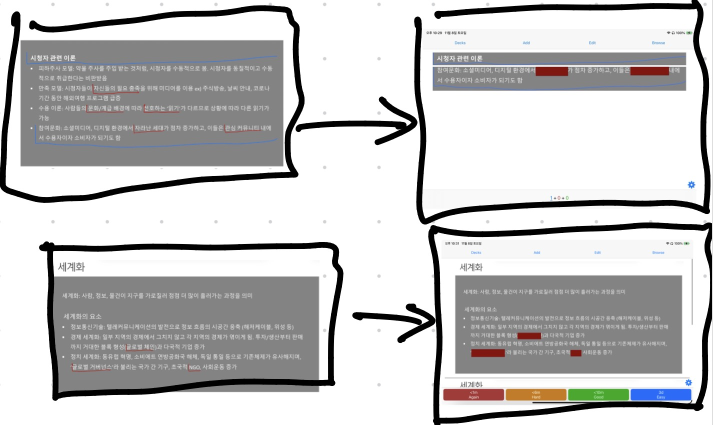
#> input picture 8BE0BA2A-886F-4DC2-803E-808B71D7F0AA_1_201_a.jpeg, 1425 x 849 px (shown at 1/2 size)
$ python -i anki_automation.py   (imports and definitions only)
#> lines starting #> are read from the running program, lines starting #| are printed output that depends on the picture; after the words box and inside, x2 and y2 are one past the last pixel; in counts of white or black regions, pixels touching at a corner belong together
#!/usr/bin/env python3

import genanki
import hashlib
import os
import csv
import shutil
from PIL import Image, ImageDraw
import cv2
import numpy as np

def boxing(image_input):
    """
    이미지에서 빨간색 영역을 찾아서 박스 처리합니다.

    Args:
        image_input: 파일 경로(str) 또는 PIL Image 객체

    Returns:
        박스가 그려진 PIL Image 객체
    """
    if isinstance(image_input, str):
        img = cv2.imread(image_input)
#> img is the input picture: shape (849, 1425, 3); mean B, G, R 195.9, 195.8, 196.2
        if img is None:
            raise FileNotFoundError(f"이미지를 찾을 수 없습니다: {image_input}")
        img_rgb_cv2 = cv2.cvtColor(img, cv2.COLOR_BGR2RGB)
        img_pil = Image.fromarray(img_rgb_cv2)
    elif isinstance(image_input, Image.Image):
        img_pil = image_input.convert("RGB")
        img_rgb_cv2 = np.array(img_pil)
        img = cv2.cvtColor(img_rgb_cv2, cv2.COLOR_RGB2BGR)
    else:
        raise TypeError("입력은 파일 경로(str) 또는 PIL Image 객체여야 합니다")

    hsv = cv2.cvtColor(img, cv2.COLOR_BGR2HSV)
#> hsv: shape (849, 1425, 3); mean H, S, V 6.8, 4, 197.3

    # 빨간색 범위 정의
    lower_red1 = np.array([0, 70, 50])
    upper_red1 = np.array([10, 255, 255])
    lower_red2 = np.array([170, 70, 50])
    upper_red2 = np.array([180, 255, 255])
    mask1 = cv2.inRange(hsv, lower_red1, upper_red1)
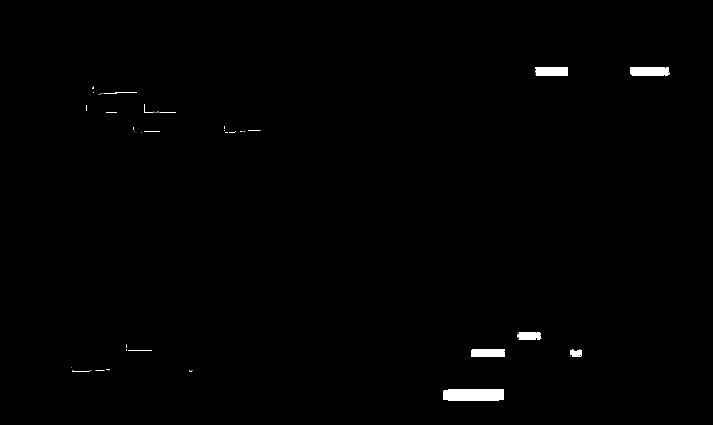
#> mask1: shape (849, 1425) (shown at 1/2 size); 0.65% white; 47 white regions (32 under 20 px), largest, box (x1, y1, x2, y2) and area: (887, 778, 1008, 801) 2737, (1260, 134, 1339, 151) 1305, (1071, 134, 1136, 152) 1161
    mask2 = cv2.inRange(hsv, lower_red2, upper_red2)
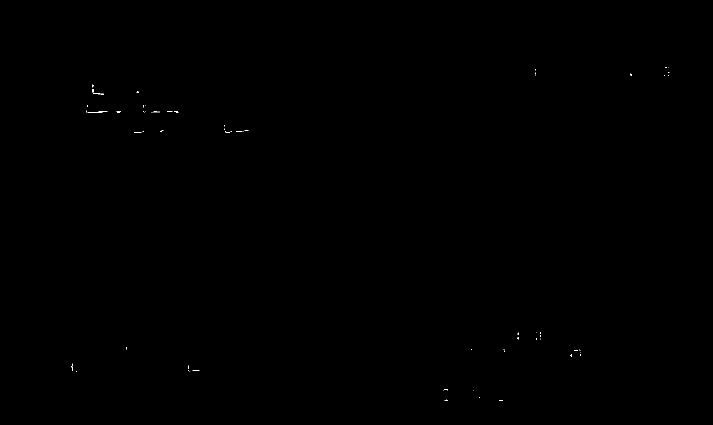
#> mask2: shape (849, 1425) (shown at 1/2 size); 0.04% white in thin lines or dots, all inside (x1, y1, x2, y2) = (143, 134, 1339, 801)
    mask = cv2.bitwise_or(mask1, mask2)
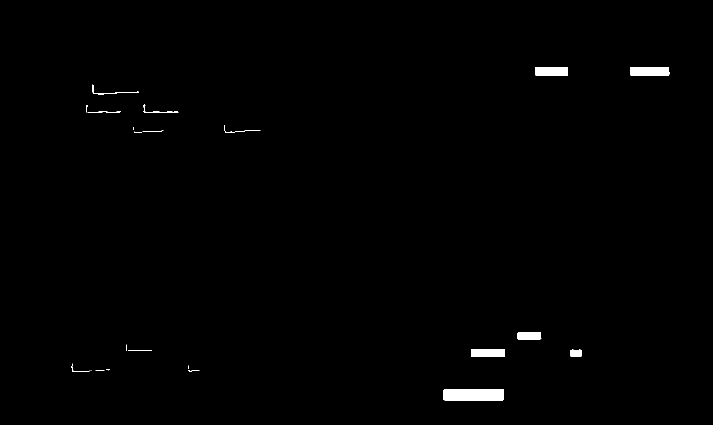
#> mask: shape (849, 1425) (shown at 1/2 size); 0.69% white; 23 white regions (5 under 20 px)

    contours, _ = cv2.findContours(mask, cv2.RETR_EXTERNAL, cv2.CHAIN_APPROX_SIMPLE)
#> contours = 23 contours, 10 with area under 20; largest, box (x1, y1, x2, y2) and area: (887, 778, 1008, 801) 2635, (1260, 134, 1339, 151) 1236, (1071, 134, 1136, 152) 1088, (942, 698, 1010, 714) 1002, (1034, 665, 1083, 679) 598

    boxes = []
    for cnt in contours:
        bbox_x, bbox_y, bbox_w, bbox_h = cv2.boundingRect(cnt)
        if bbox_w > 30 and bbox_h > 5:  # 작은 노이즈 제거
            boxes.append((bbox_x, bbox_y, bbox_x + bbox_w, bbox_y + bbox_h))
#> this loop made 23 passes
#> (bbox_x, bbox_y, bbox_w, bbox_h) on passes 1, 3, 4, 5, 7, 8, 9, 10, 11, 12, 13, 14: (887, 778, 121, 23), (377, 740, 22, 3), (191, 740, 18, 2), (212, 739, 8, 2), (377, 730, 1, 1), (143, 727, 36, 17), (256, 700, 48, 2), (1140, 699, 23, 14), (942, 698, 68, 16), (252, 689, 2, 13), (1034, 665, 49, 14), (268, 263, 16, 3)
#> (cnt, bbox_x, bbox_y, bbox_w, bbox_h) on passes 2, 6, 16: ([[181, 741], [182, 741]], 181, 741, 2, 1), ([[377, 732], [377, 737]], 377, 732, 1, 6), ([[267, 254], [267, 259]], 267, 254, 1, 6)
#> after the loop, boxes = [(887, 778, 1008, 801), (143, 727, 179, 744), (942, 698, 1010, 714), (1034, 665, 1083, 679), (448, 250, 521, 266), (287, 208, 357, 226), (184, 169, 278, 189), (1260, 134, 1339, 151), (1071, 134, 1136, 152)]

    boxes = sorted(boxes, key=lambda b: (b[1], b[0]))  # 위에서 아래로, 왼쪽에서 오른쪽으로 정렬
#> boxes = [(1071, 134, 1136, 152), (1260, 134, 1339, 151), (184, 169, 278, 189), (287, 208, 357, 226), (448, 250, 521, 266), (1034, 665, 1083, 679), (942, 698, 1010, 714), (143, 727, 179, 744), (887, 778, 1008, 801)]

    draw = ImageDraw.Draw(img_pil)
    for x1, y1, x2, y2 in boxes:
        x1, y1, x2, y2 = int(x1), int(y1), int(x2), int(y2)
        draw.rectangle([(x1, y1), (x2, y2)], outline="darkred", fill="darkred", width=2)
#> this loop made 9 passes

    return img_pil

# [294 lines left out: functions find_blue_boxes, crop_image_to_box, process_images, not called in this run]

# [7 lines not run here, left out]

>>> result = boxing('8BE0BA2A-886F-4DC2-803E-808B71D7F0AA_1_201_a.jpeg')
